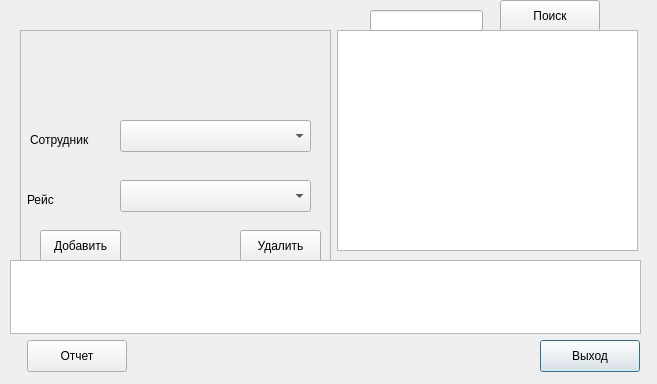
<?xml version="1.0" encoding="UTF-8"?>
<ui version="4.0">
 <class>onb8</class>
 <widget class="QDialog" name="onb8">
  <property name="geometry">
   <rect>
    <x>0</x>
    <y>0</y>
    <width>657</width>
    <height>384</height>
   </rect>
  </property>
  <property name="windowTitle">
   <string>Dialog</string>
  </property>
  <widget class="QPushButton" name="btnExit">
   <property name="geometry">
    <rect>
     <x>540</x>
     <y>340</y>
     <width>100</width>
     <height>32</height>
    </rect>
   </property>
   <property name="text">
    <string>Выход</string>
   </property>
  </widget>
  <widget class="QPushButton" name="btnReport">
   <property name="geometry">
    <rect>
     <x>27</x>
     <y>340</y>
     <width>100</width>
     <height>32</height>
    </rect>
   </property>
   <property name="text">
    <string>Отчет</string>
   </property>
  </widget>
  <widget class="QPushButton" name="btnSearch">
   <property name="geometry">
    <rect>
     <x>500</x>
     <y>0</y>
     <width>100</width>
     <height>32</height>
    </rect>
   </property>
   <property name="text">
    <string>Поиск</string>
   </property>
  </widget>
  <widget class="QFrame" name="frame">
   <property name="geometry">
    <rect>
     <x>20</x>
     <y>30</y>
     <width>311</width>
     <height>231</height>
    </rect>
   </property>
   <property name="frameShape">
    <enum>QFrame::StyledPanel</enum>
   </property>
   <property name="frameShadow">
    <enum>QFrame::Plain</enum>
   </property>
   <widget class="QPushButton" name="btn2">
    <property name="geometry">
     <rect>
      <x>220</x>
      <y>200</y>
      <width>81</width>
      <height>32</height>
     </rect>
    </property>
    <property name="text">
     <string>Удалить</string>
    </property>
   </widget>
   <widget class="QPushButton" name="btn1">
    <property name="geometry">
     <rect>
      <x>20</x>
      <y>200</y>
      <width>81</width>
      <height>32</height>
     </rect>
    </property>
    <property name="text">
     <string>Добавить</string>
    </property>
   </widget>
   <widget class="QComboBox" name="cmb1">
    <property name="geometry">
     <rect>
      <x>100</x>
      <y>90</y>
      <width>191</width>
      <height>32</height>
     </rect>
    </property>
   </widget>
   <widget class="QComboBox" name="cmb2">
    <property name="geometry">
     <rect>
      <x>100</x>
      <y>150</y>
      <width>191</width>
      <height>32</height>
     </rect>
    </property>
   </widget>
   <widget class="QLabel" name="lbGuest">
    <property name="geometry">
     <rect>
      <x>10</x>
      <y>100</y>
      <width>91</width>
      <height>20</height>
     </rect>
    </property>
    <property name="text">
     <string>Сотрудник</string>
    </property>
   </widget>
   <widget class="QLabel" name="lbRoom">
    <property name="geometry">
     <rect>
      <x>7</x>
      <y>160</y>
      <width>71</width>
      <height>20</height>
     </rect>
    </property>
    <property name="text">
     <string>Рейс</string>
    </property>
   </widget>
  </widget>
  <widget class="QTableWidget" name="tw">
   <property name="geometry">
    <rect>
     <x>337</x>
     <y>30</y>
     <width>301</width>
     <height>221</height>
    </rect>
   </property>
  </widget>
  <widget class="QTextEdit" name="teResult">
   <property name="geometry">
    <rect>
     <x>10</x>
     <y>260</y>
     <width>631</width>
     <height>74</height>
    </rect>
   </property>
   <property name="readOnly">
    <bool>true</bool>
   </property>
  </widget>
  <widget class="QLineEdit" name="leSearch">
   <property name="geometry">
    <rect>
     <x>370</x>
     <y>10</y>
     <width>113</width>
     <height>21</height>
    </rect>
   </property>
  </widget>
 </widget>
 <resources/>
 <connections/>
</ui>
